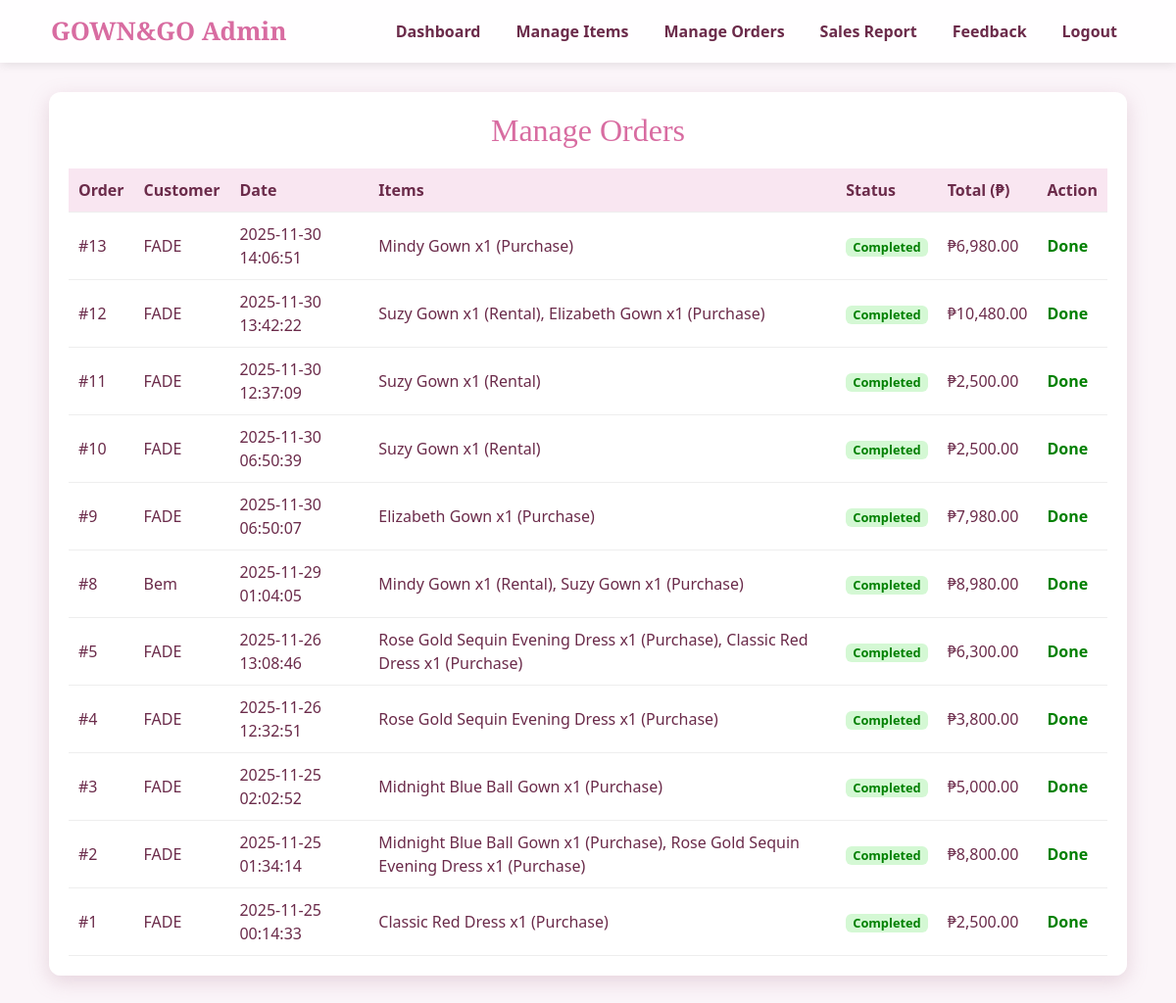
The app's page /gown_and_go/admin/manage_order.php (signed in) with its own data.
### tables this page shows
CREATE TABLE `orders` (
  `order_id` int(11) NOT NULL,
  `user_id` int(11) NOT NULL,
  `order_date` datetime DEFAULT current_timestamp(),
  `order_status` enum('Pending','Confirmed','Completed','Cancelled') NOT NULL DEFAULT 'Pending',
  `order_type` enum('Rental','Purchase') NOT NULL,
  `total_amount` decimal(12,2) NOT NULL DEFAULT 0.00,
  `delivery_address` text DEFAULT NULL
);

CREATE TABLE `users` (
  `user_id` int(11) NOT NULL,
  `username` varchar(100) NOT NULL,
  `email` varchar(150) NOT NULL,
  `password` varchar(255) NOT NULL,
  `address` text DEFAULT NULL,
  `contact_no` varchar(50) DEFAULT NULL,
  `role` enum('customer','admin') NOT NULL DEFAULT 'customer',
  `created_at` datetime DEFAULT current_timestamp()
);

### gown_and_go/admin/manage_order.php (the view, shortened to what this page needs)
<?php
include '../config.php';
$query = "
    SELECT
        o.order_id, o.order_status, o.order_date, o.total_amount,
        u.username,
        GROUP_CONCAT(CONCAT(i.name, ' x', od.quantity, ' (', od.order_type, ')') SEPARATOR ', ') AS items
    FROM orders o
    JOIN users u ON o.user_id = u.user_id
    JOIN order_details od ON o.order_id = od.order_id
    JOIN items i ON od.item_id = i.item_id
    WHERE 1
";
$query .= " GROUP BY o.order_id ORDER BY o.order_date DESC";
$stmt = $conn->prepare($query);
$stmt->execute();
$result = $stmt->get_result();
?>
<!DOCTYPE html>
<html lang="en">
<head>
<link rel="stylesheet" href="https://cdn.jsdelivr.net/npm/bootstrap@5.3.8/dist/css/bootstrap.min.css">
<link rel="stylesheet" href="inclusion/stylesheet.css">
</head>
<body>
<?php include 'inclusion/nav.php'; ?>
<div class="main-container">
<h2>Manage Orders</h2>
<table>
    <tr>
        <th>Order</th>
        <th>Customer</th>
        <th>Date</th>
        <th>Items</th>
        <th>Status</th>
        <th>Total (₱)</th>
        <th>Action</th>
    </tr>
    <?php while ($row = $result->fetch_assoc()): ?>
    <tr>
        <td>#<?php echo $row['order_id']; ?></td>
        <td><?php echo $row['username']; ?></td>
        <td><?php echo $row['order_date']; ?></td>
        <td><?php echo $row['items']; ?></td>
        <td>
            <?php if ($row['order_status'] === "Completed"): ?>
                <span class="badge completed">Completed</span>
            <?php else: ?>
                <span class="badge pending"><?php echo $row['order_status']; ?></span>
            <?php endif; ?>
        </td>
        <td>₱<?php echo number_format($row['total_amount'], 2); ?></td>
        <td>
            <?php if ($row['order_status'] !== "Completed"): ?>
                <a class="btn" href="complete_order.php?id=<?php echo $row['order_id']; ?>">
                    Complete
                </a>
            <?php else: ?>
                <span style="color:green; font-weight:bold;">Done</span>
            <?php endif; ?>
        </td>
    </tr>
    <?php endwhile; ?>
</table>
</div>
</body>
</html>

### gown_and_go/admin/inclusion/stylesheet.css (style rules this page uses)
* { box-sizing: border-box; }
body { margin: 0; font-family: 'Segoe UI', sans-serif; background: url('https://i.pinimg.com/1200x/63/01/8a/63018a11c5ad770ed2eec2d2587cea74.jpg') no-repeat center fixed; background-size: cover; color: #6b2b4a; }
body::before { content: ""; position: fixed; inset: 0; background: rgba(245,230,240,0.4); z-index: -1; }
.main-container { max-width: 1100px; margin: 30px auto 50px; padding: 20px; background: rgba(255,255,255,0.94); border-radius: 12px; box-shadow: 0 6px 20px rgba(183, 134, 154, 0.3); }
h2 { text-align: center; font-family: 'Playfair Display', serif; color: #d86ca1; margin-bottom: 15px; }
table { width: 100%; border-collapse: collapse; margin-top: 20px; }
th, td { padding: 10px; border-bottom: 1px solid #eee; text-align: left; }
th { background: #f9e6f1; }

### gown_and_go/admin/manage_order.php (style rules this page uses)
.badge { padding: 3px 7px; border-radius: 6px; font-size: 0.8rem; }
.completed { background: #d4f8d4; color: green; }

### records on screen
orders: order_id "13", user.username "FADE", order_date "2025-11-30 14:06:51", items "Mindy Gown x1 (Purchase)", order_status "Completed", total_amount "6,980.00"
orders: order_id "12", user.username "FADE", order_date "2025-11-30 13:42:22", items "Suzy Gown x1 (Rental), Elizabeth Gown x1 (Purchase)", order_status "Completed", total_amount "10,480.00"
orders: order_id "11", user.username "FADE", order_date "2025-11-30 12:37:09", items "Suzy Gown x1 (Rental)", order_status "Completed", total_amount "2,500.00"
orders: order_id "10", user.username "FADE", order_date "2025-11-30 06:50:39", items "Suzy Gown x1 (Rental)", order_status "Completed", total_amount "2,500.00"
orders: order_id "9", user.username "FADE", order_date "2025-11-30 06:50:07", items "Elizabeth Gown x1 (Purchase)", order_status "Completed", total_amount "7,980.00"
orders: order_id "8", user.username "Bem", order_date "2025-11-29 01:04:05", items "Mindy Gown x1 (Rental), Suzy Gown x1 (Purchase)", order_status "Completed", total_amount "8,980.00"
orders: order_id "5", user.username "FADE", order_date "2025-11-26 13:08:46", items "Rose Gold Sequin Evening Dress x1 (Purchase), Classic Red Dress x1 (Purchase)", order_status "Completed", total_amount "6,300.00"
orders: order_id "4", user.username "FADE", order_date "2025-11-26 12:32:51", items "Rose Gold Sequin Evening Dress x1 (Purchase)", order_status "Completed", total_amount "3,800.00"
orders: order_id "3", user.username "FADE", order_date "2025-11-25 02:02:52", items "Midnight Blue Ball Gown x1 (Purchase)", order_status "Completed", total_amount "5,000.00"
orders: order_id "2", user.username "FADE", order_date "2025-11-25 01:34:14", items "Midnight Blue Ball Gown x1 (Purchase), Rose Gold Sequin Evening Dress x1 (Purchase)", order_status "Completed", total_amount "8,800.00"
orders: order_id "1", user.username "FADE", order_date "2025-11-25 00:14:33", items "Classic Red Dress x1 (Purchase)", order_status "Completed", total_amount "2,500.00"
